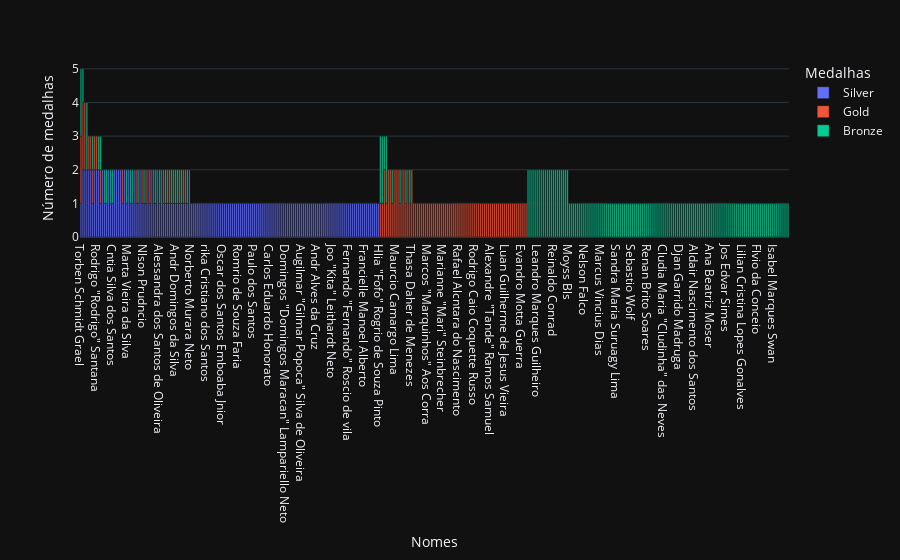

The cell this chart's notebook holds for it:
### Code cell
# Agrupando cada tipo de medalha para ficar visível a quantidade dos tipos de medalhas.
fig = px.bar(df_medalhista_br.iloc[index.index],
             x='Name',
             y='Count',
             color='Medal',
             labels={'Medal':'Medalhas', 'Count':'Número de medalhas', 'Name':'Nomes'})
fig

### Figure 1 — Plotly figure (JSON) as saved in the notebook; plotly's stock layout.template omitted (floating-point values rounded to 4 significant figures; data arrays with more than 128 entries replaced by an {"elided": "..."} marker saying what was removed)
{"data": [{"alignmentgroup": "True", "hovertemplate": "Medalhas=Silver<br>Nomes=%{x}<br>Número de medalhas=%{y}<extra></extra>", "legendgroup": "Silver", "marker": {"color": "#636efa", "pattern": {"shape": ""}}, "name": "Silver", "offsetgroup": "Silver", "orientation": "v", "showlegend": true, "textposition": "auto", "x": {"elided": "152 str values"}, "xaxis": "x", "y": {"elided": "152 int values"}, "yaxis": "y", "type": "bar"}, {"alignmentgroup": "True", "hovertemplate": "Medalhas=Gold<br>Nomes=%{x}<br>Número de medalhas=%{y}<extra></extra>", "legendgroup": "Gold", "marker": {"color": "#EF553B", "pattern": {"shape": ""}}, "name": "Gold", "offsetgroup": "Gold", "orientation": "v", "showlegend": true, "textposition": "auto", "x": ["Torben Schmidt Grael", "Robert Scheidt", "Hlia \"Fofo\" Rogrio de Souza Pinto", "Rodrigo de Paula Pessoa", "Marcelo Bastos Ferreira", "Csar Augusto Cielo Filho", "Sheilla Tavares de Castro Blassioli", "Fabiana \"Fabi\" Alvim de Oliveira", "Srgio \"Escadinha\" Dutra dos Santos", "Emanuel Fernando Scheffler Rego", "Sandra Tavares Pires Nascimento", "Fabiana Marcelino Claudino", "Ricardo Alex Costa Santos", "Maurcio Camargo Lima", "Jaqueline Maria \"Jaque\" Pereira de Carvalho Endres", "Guilherme Paraense", "Paula Renata Marques Pequeno", "Giovane Farinazzo Gvio", "Walewska Moreira de Oliveira", "Adhemar Ferreira da Silva", "Aurlio Fernndez Miguel", "Thasa Daher de Menezes", "Nalbert Tavares Bitencourt", "Natlia Zlio Pereira", "Wverton Pereira da Silva", "Neymar da Silva Santos Jnior", "Wallace Leandro de Souza", "William Peixoto Arjona", "William de Asevedo Furtado", "Welissa \"Sass\" de Souza Gonzaga", "Marcos Pinto Rizzo Soares", "Marcos \"Marquinhos\" Aos Corra", "Marcelo Teles Negro", "Luiz Felipe Marques Fonteles", "Maurcio Luiz de Souza", "Maurren Higa Maggi", "Maurcio Borges Almeida Silva", "Martine Soffiatti Grael", "der Francis Carbonera", "Marianne \"Mari\" Steinbrecher", "Thiago Maia Alencar", "Talmo Curto de Oliveira", "Tandara Caixeta", "Thiago Braz da Silva", "Sarah Gabrielle Cabral de Menezes", "Rogrio Sampaio Cardoso", "Rodrigo Dourado Cunha", "Rafael Alcntara do Nascimento", "Rafaela Lopes Silva", "Rodrigo \"Rodrigo\" Santana", "Walace Souza Silva", "Paulo Andr \"Paulo\" Jukoski da Silva", "Renato Soares de Oliveira Augusto", "Ricardo \"Ricardinho\" Bermudez Garcia", "Valeska \"Valeskinha\" dos Santos Menezes", "Ricardo Samuel Lucarelli Santos de Souza", "Robson Donato Conceio", "Rodrigo Caio Coquette Russo", "Carolina \"Carol\" Demartini de Albuquerque", "Bruno Oscar Schmidt", "Bruno \"Bruninho\" Mossa de Rezende", "Eduardo Henrique Gomes Penido", "Douglas dos Santos Justino de Melo", "Douglas Correia de Souza", "Douglas Chiarotti", "Dante Guimares Santos do Amaral", "Danielle \"Dani\" Rodrigues Lins", "Alexandre \"Tande\" Ramos Samuel", "Alexander Welter", "Alison Conte Cerutti", "Amauri Ribeiro", "Arthur Nabarrete Zanetti", "Antnio Carlos \"Carlo\" Aguilar Gouveia", "Andr Luiz da Silva Nascimento", "Andr Heller", "Andr Felipe \"Pampa\" Falbo Ferreira", "Anderson de Oliveira Rodrigues", "Lucas Saatkamp", "Adenzia Aparecida Ferreira da Silva", "Jos Carlos Cracco Neto", "Jorge Edson Souza de Brito", "Joaquim Carvalho Cruz", "Lars Sigurd Bjorkstrom", "Luan Guilherme de Jesus Vieira", "Luan Garcia Teixeira", "Kahena Kunze", "Janelson dos Santos Carvalho", "Jacqueline Louise \"Jackie\" da Cruz Silva", "Fernanda \"Fernandinha\" Ferreira", "Fernanda Garay Rodrigues", "Felipe Anderson Perieira Gomes", "Evandro Motta Guerra", "Gustavo Endres", "Gabriel Barbosa Almeida", "Gilberto Amauri \"Giba\" de Godoy Filho", "Gabriel Fernando de Jesus"], "xaxis": "x", "y": [2, 2, 1, 1, 2, 1, 2, 2, 2, 1, 1, 2, 1, 2, 2, 1, 2, 2, 1, 2, 1, 2, 1, 1, 1, 1, 1, 1, 1, 1, 1, 1, 1, 1, 1, 1, 1, 1, 1, 1, 1, 1, 1, 1, 1, 1, 1, 1, 1, 1, 1, 1, 1, 1, 1, 1, 1, 1, 1, 1, 1, 1, 1, 1, 1, 1, 1, 1, 1, 1, 1, 1, 1, 1, 1, 1, 1, 1, 1, 1, 1, 1, 1, 1, 1, 1, 1, 1, 1, 1, 1, 1, 1, 1, 1, 1], "yaxis": "y", "type": "bar"}, {"alignmentgroup": "True", "hovertemplate": "Medalhas=Bronze<br>Nomes=%{x}<br>Número de medalhas=%{y}<extra></extra>", "legendgroup": "Bronze", "marker": {"color": "#00cc96", "pattern": {"shape": ""}}, "name": "Bronze", "offsetgroup": "Bronze", "orientation": "v", "showlegend": true, "textposition": "auto", "x": {"elided": "165 str values"}, "xaxis": "x", "y": {"elided": "165 int values"}, "yaxis": "y", "type": "bar"}], "layout": {"xaxis": {"anchor": "y", "domain": [0.0, 1.0], "title": {"text": "Nomes"}}, "yaxis": {"anchor": "x", "domain": [0.0, 1.0], "title": {"text": "Número de medalhas"}}, "legend": {"title": {"text": "Medalhas"}, "tracegroupgap": 0}, "margin": {"t": 60}, "barmode": "relative"}}
